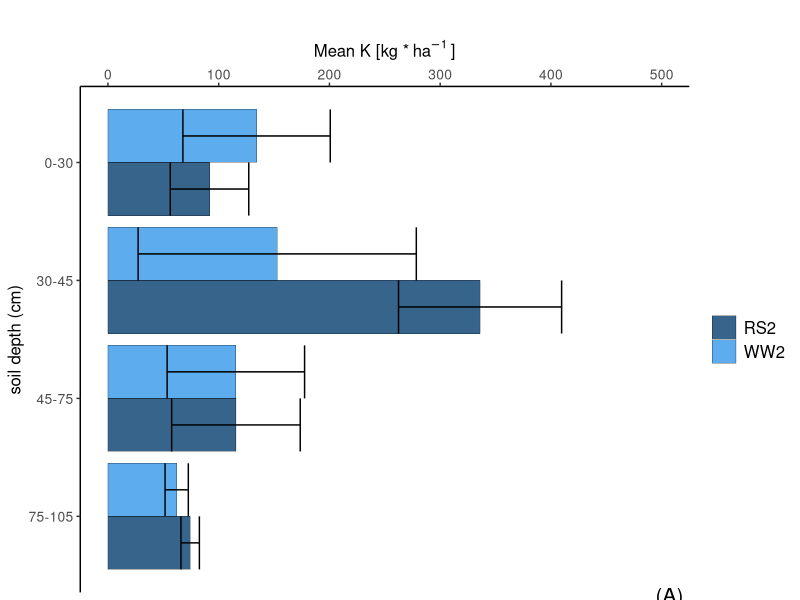
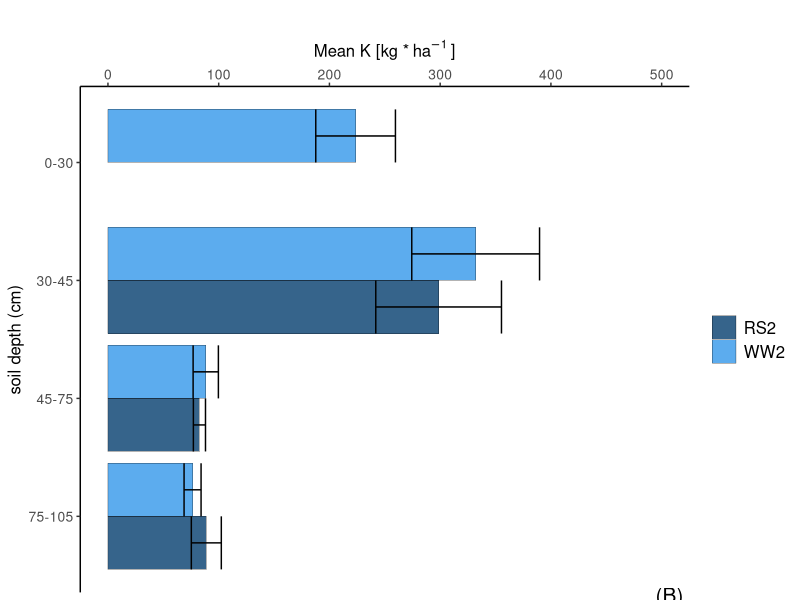
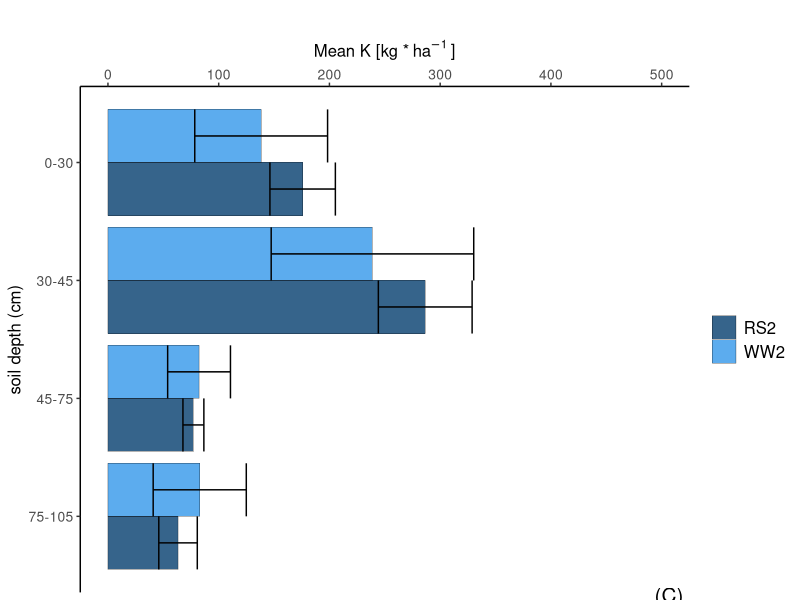
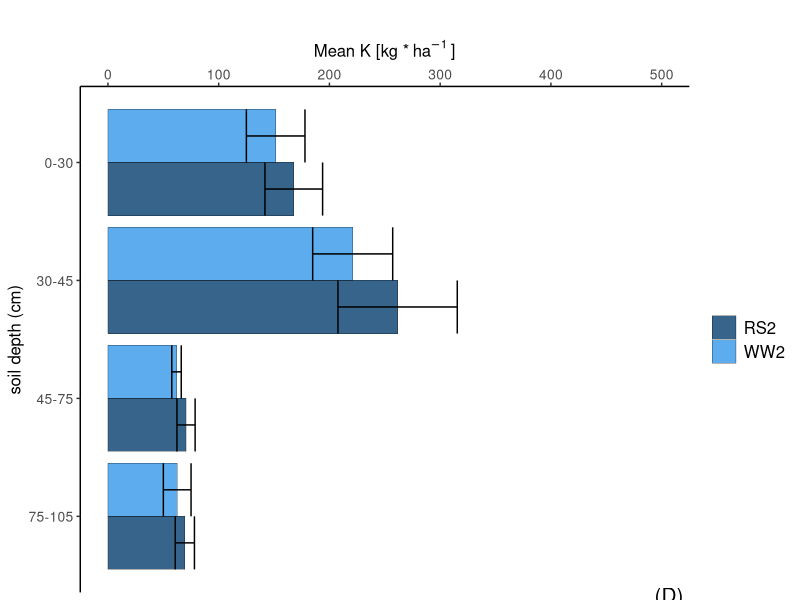
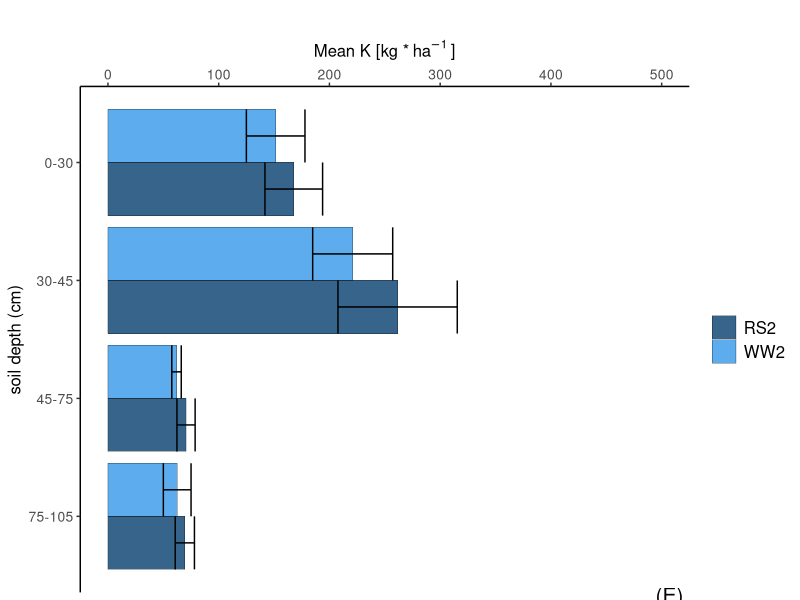
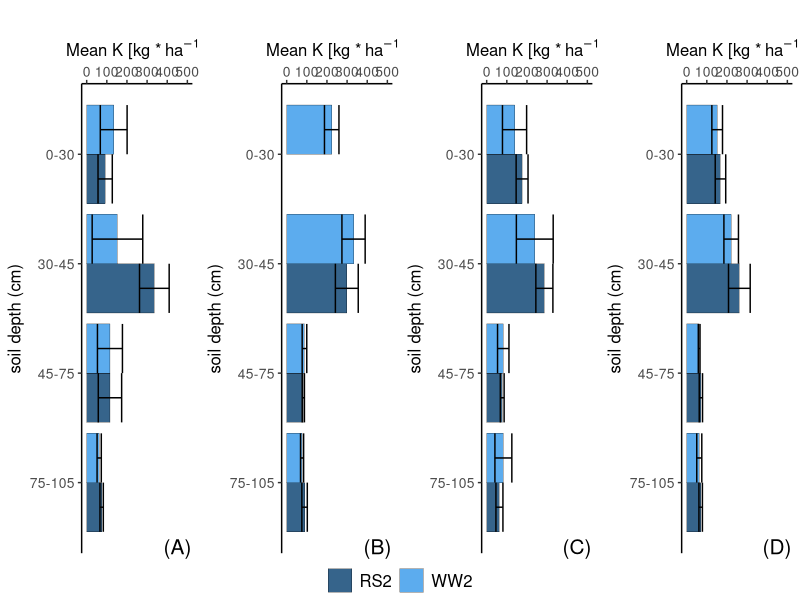
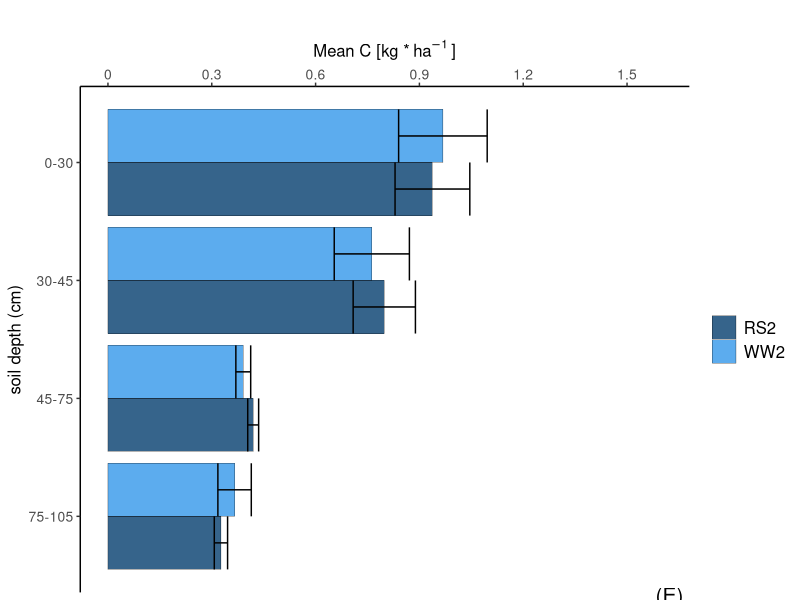
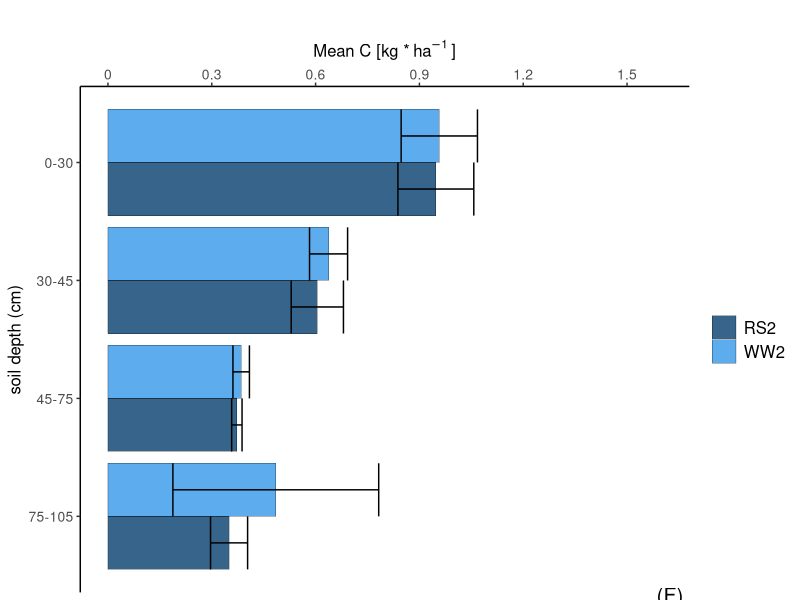

These figures' R source, in order:
library(tidyverse)
library(readxl)
library(gridExtra)
library(ggpubr)

#rohdaten soil
Rohdaten_soil <- read.csv2("soil data C.csv")

#Thema
Thema_soil <- theme(panel.background = element_rect(fill = "white"),
                    axis.line = element_line())

#K
#Durchschnitt und Standardabweichung pro Parzelle und Tiefe und Sampling date
Durchschnitt_pro_Parzelle <- Rohdaten_soil %>%
  group_by(date, fieldrep, treatment, depth_class) %>%
  summarise(mean_Parameter = mean(K_mgkg, na.rm=TRUE), SD_Parameter = sd(K_mgkg, na.rm=TRUE))

Durchschnitt_pro_Parzelle$fieldrep<-as.character(Durchschnitt_pro_Parzelle$fieldrep)
Durchschnitt_pro_Parzelle$treatment<-as.character(Durchschnitt_pro_Parzelle$treatment)

#Durchschnitt und Standardabweichung Variante je Sampling date und Tiefe
Durchschnitt_Variante <- Durchschnitt_pro_Parzelle %>%
  group_by(date, treatment, depth_class) %>% 
  summarize(Anzahl_Parzellen=length(mean_Parameter),mean_Parameter_treat=mean(mean_Parameter, na.rm=TRUE), SD_Parameter_treat=sd(mean_Parameter, na.rm=TRUE))

Durchschnitt_Variante$treatment<-as.character(Durchschnitt_Variante$treatment)

Farben_Varianten <- c("5"="steelblue4", "6"="steelblue2")

Durchschnitt_Variante_date <-
  Durchschnitt_Variante[Durchschnitt_Variante$date == 1,]

a <- ggplot(Durchschnitt_Variante_date [(  Durchschnitt_Variante_date$treatment == "5"|
                                      Durchschnitt_Variante_date$treatment == "6"),], 
       aes(x=depth_class,y=mean_Parameter_treat, fill=treatment))+
  geom_bar (stat="identity",position="dodge", color="black", size=0.1)+
  ylab(bquote("Mean K [kg *" ~ha^-1 ~"]"))+
  xlab("soil depth (cm)")+
  Thema_soil+
  scale_y_continuous(position = "right", breaks = c(0, 100, 200, 300, 400, 500),
                     labels = c("0", "100", "200", "300", "400", "500"),
                     limits=c(0,500))+
  geom_errorbar(aes(ymin=mean_Parameter_treat-SD_Parameter_treat,
                    ymax=mean_Parameter_treat+SD_Parameter_treat),position=position_dodge(width=0.9))+  
  scale_x_reverse(breaks=c(1,2,3,4), labels=c("0-30", "30-45", "45-75", "75-105"))+
  coord_flip()+
  ggtitle("(A)") +
  scale_color_manual(values = Farben_Varianten, aesthetics = "fill", labels=c("RS2", "WW2"))+
  theme(axis.text.x = element_text(size = 10),
        axis.ticks.x=element_line(size=0.5),
        legend.title=element_blank(),
        legend.position="right",
        legend.text = element_text(size = 12),
        legend.spacing.x = unit(0.2, 'cm'),
        axis.title.x = element_text(size = 12),
        axis.title.y = element_text(size = 12),
        axis.text.y = element_text(size = 10),
        plot.title = element_text(size = 15, vjust = -115, hjust = 0.99))
a

Durchschnitt_Variante_date <-
  Durchschnitt_Variante[Durchschnitt_Variante$date == 2,]

b <- ggplot(Durchschnitt_Variante_date [(  Durchschnitt_Variante_date$treatment == "5"|
                                             Durchschnitt_Variante_date$treatment == "6"),], 
            aes(x=depth_class,y=mean_Parameter_treat, fill=treatment))+
  geom_bar (stat="identity",position="dodge", color="black", size=0.1)+
  ylab(bquote("Mean K [kg *" ~ha^-1 ~"]"))+
  xlab("soil depth (cm)")+
  Thema_soil+
  scale_y_continuous(position = "right", breaks = c(0, 100, 200, 300, 400, 500),
                     labels = c("0", "100", "200", "300", "400", "500"),
                     limits=c(0,500))+
  geom_errorbar(aes(ymin=mean_Parameter_treat-SD_Parameter_treat,
                    ymax=mean_Parameter_treat+SD_Parameter_treat),position=position_dodge(width=0.9))+  
  scale_x_reverse(breaks=c(1,2,3,4), labels=c("0-30", "30-45", "45-75", "75-105"))+
  coord_flip()+
  ggtitle("(B)") +
  scale_color_manual(values = Farben_Varianten, aesthetics = "fill", labels=c("RS2", "WW2"))+
  theme(axis.text.x = element_text(size = 10),
        axis.ticks.x=element_line(size=0.5),
        legend.title=element_blank(),
        legend.position="right",
        legend.text = element_text(size = 12),
        legend.spacing.x = unit(0.2, 'cm'),
        axis.title.x = element_text(size = 12),
        axis.title.y = element_text(size = 12),
        axis.text.y = element_text(size = 10),
        plot.title = element_text(size = 15, vjust = -115, hjust = 0.99))
b

Durchschnitt_Variante_date <-
  Durchschnitt_Variante[Durchschnitt_Variante$date == 3,]

c <- ggplot(Durchschnitt_Variante_date [(  Durchschnitt_Variante_date$treatment == "5"|
                                             Durchschnitt_Variante_date$treatment == "6"),], 
            aes(x=depth_class,y=mean_Parameter_treat, fill=treatment))+
  geom_bar (stat="identity",position="dodge", color="black", size=0.1)+
  ylab(bquote("Mean K [kg *" ~ha^-1 ~"]"))+
  xlab("soil depth (cm)")+
  Thema_soil+
  scale_y_continuous(position = "right", breaks = c(0, 100, 200, 300, 400, 500),
                     labels = c("0", "100", "200", "300", "400", "500"),
                     limits=c(0,500))+
  geom_errorbar(aes(ymin=mean_Parameter_treat-SD_Parameter_treat,
                    ymax=mean_Parameter_treat+SD_Parameter_treat),position=position_dodge(width=0.9))+  
  scale_x_reverse(breaks=c(1,2,3,4), labels=c("0-30", "30-45", "45-75", "75-105"))+
  coord_flip()+
  ggtitle("(C)") +
  scale_color_manual(values = Farben_Varianten, aesthetics = "fill", labels=c("RS2", "WW2"))+
  theme(axis.text.x = element_text(size = 10),
        axis.ticks.x=element_line(size=0.5),
        legend.title=element_blank(),
        legend.position="right",
        legend.text = element_text(size = 12),
        legend.spacing.x = unit(0.2, 'cm'),
        axis.title.x = element_text(size = 12),
        axis.title.y = element_text(size = 12),
        axis.text.y = element_text(size = 10),
        plot.title = element_text(size = 15, vjust = -115, hjust = 0.99))
c

Durchschnitt_Variante_date <-
  Durchschnitt_Variante[Durchschnitt_Variante$date == 4,]

d <- ggplot(Durchschnitt_Variante_date [(  Durchschnitt_Variante_date$treatment == "5"|
                                             Durchschnitt_Variante_date$treatment == "6"),], 
            aes(x=depth_class,y=mean_Parameter_treat, fill=treatment))+
  geom_bar (stat="identity",position="dodge", color="black", size=0.1)+
  ylab(bquote("Mean K [kg *" ~ha^-1 ~"]"))+
  xlab("soil depth (cm)")+
  Thema_soil+
  scale_y_continuous(position = "right", breaks = c(0, 100, 200, 300, 400, 500),
                     labels = c("0", "100", "200", "300", "400", "500"),
                     limits=c(0,500))+
  geom_errorbar(aes(ymin=mean_Parameter_treat-SD_Parameter_treat,
                    ymax=mean_Parameter_treat+SD_Parameter_treat),position=position_dodge(width=0.9))+  
  scale_x_reverse(breaks=c(1,2,3,4), labels=c("0-30", "30-45", "45-75", "75-105"))+
  coord_flip()+
  ggtitle("(D)") +
  scale_color_manual(values = Farben_Varianten, aesthetics = "fill", labels=c("RS2", "WW2"))+
  theme(axis.text.x = element_text(size = 10),
        axis.ticks.x=element_line(size=0.5),
        legend.title=element_blank(),
        legend.position="right",
        legend.text = element_text(size = 12),
        legend.spacing.x = unit(0.2, 'cm'),
        axis.title.x = element_text(size = 12),
        axis.title.y = element_text(size = 12),
        axis.text.y = element_text(size = 10),
        plot.title = element_text(size = 15, vjust = -115, hjust = 0.99))
d

Durchschnitt_Variante_date <-
  Durchschnitt_Variante[Durchschnitt_Variante$date == 4,]

e <- ggplot(Durchschnitt_Variante_date [(  Durchschnitt_Variante_date$treatment == "5"|
                                             Durchschnitt_Variante_date$treatment == "6"),], 
            aes(x=depth_class,y=mean_Parameter_treat, fill=treatment))+
  geom_bar (stat="identity",position="dodge", color="black", size=0.1)+
  ylab(bquote("Mean K [kg *" ~ha^-1 ~"]"))+
  xlab("soil depth (cm)")+
  Thema_soil+
  scale_y_continuous(position = "right", breaks = c(0, 100, 200, 300, 400, 500),
                     labels = c("0", "100", "200", "300", "400", "500"),
                     limits=c(0,500))+
  geom_errorbar(aes(ymin=mean_Parameter_treat-SD_Parameter_treat,
                    ymax=mean_Parameter_treat+SD_Parameter_treat),position=position_dodge(width=0.9))+  
  scale_x_reverse(breaks=c(1,2,3,4), labels=c("0-30", "30-45", "45-75", "75-105"))+
  coord_flip()+
  ggtitle("(E)") +
  scale_color_manual(values = Farben_Varianten, aesthetics = "fill", labels=c("RS2", "WW2"))+
  theme(axis.text.x = element_text(size = 10),
        axis.ticks.x=element_line(size=0.5),
        legend.title=element_blank(),
        legend.position="right",
        legend.text = element_text(size = 12),
        legend.spacing.x = unit(0.2, 'cm'),
        axis.title.x = element_text(size = 12),
        axis.title.y = element_text(size = 12),
        axis.text.y = element_text(size = 10),
        plot.title = element_text(size = 15, vjust = -115, hjust = 0.99))
e

K <- ggarrange(a, b, c, d, ncol = 4, nrow = 1, common.legend = TRUE, legend = "bottom")
K

#C
#Durchschnitt und Standardabweichung pro Parzelle und Tiefe und Sampling date
Durchschnitt_pro_Parzelle <- Rohdaten_soil %>%
  group_by(date, fieldrep, treatment, depth_class) %>%
  summarise(mean_Parameter = mean(C_proz, na.rm=TRUE), SD_Parameter = sd(C_proz, na.rm=TRUE))

Durchschnitt_pro_Parzelle$fieldrep<-as.character(Durchschnitt_pro_Parzelle$fieldrep)
Durchschnitt_pro_Parzelle$treatment<-as.character(Durchschnitt_pro_Parzelle$treatment)

#Durchschnitt und Standardabweichung Variante je Sampling date und Tiefe
Durchschnitt_Variante <- Durchschnitt_pro_Parzelle %>%
  group_by(date, treatment, depth_class) %>% 
  summarize(Anzahl_Parzellen=length(mean_Parameter),mean_Parameter_treat=mean(mean_Parameter, na.rm=TRUE), SD_Parameter_treat=sd(mean_Parameter, na.rm=TRUE))

Durchschnitt_Variante$treatment<-as.character(Durchschnitt_Variante$treatment)

Farben_Varianten <- c("5"="steelblue4", "6"="steelblue2")

Durchschnitt_Variante_date <-
  Durchschnitt_Variante[Durchschnitt_Variante$date == 1,]

e <- ggplot(Durchschnitt_Variante_date [(  Durchschnitt_Variante_date$treatment == "5"|
                                             Durchschnitt_Variante_date$treatment == "6"),], 
            aes(x=depth_class,y=mean_Parameter_treat, fill=treatment))+
  geom_bar (stat="identity",position="dodge", color="black", size=0.1)+
  ylab(bquote("Mean C [kg *" ~ha^-1 ~"]"))+
  xlab("soil depth (cm)")+
  Thema_soil+
  scale_y_continuous(position = "right", breaks = c(0, 0.3, 0.6, 0.9, 1.2, 1.5),
                     labels = c("0", "0.3", "0.6", "0.9", "1.2", "1.5"),
                     limits=c(0,1.6))+
  geom_errorbar(aes(ymin=mean_Parameter_treat-SD_Parameter_treat,
                    ymax=mean_Parameter_treat+SD_Parameter_treat),position=position_dodge(width=0.9))+  
  scale_x_reverse(breaks=c(1,2,3,4), labels=c("0-30", "30-45", "45-75", "75-105"))+
  coord_flip()+
  ggtitle("(E)") +
  scale_color_manual(values = Farben_Varianten, aesthetics = "fill", labels=c("RS2", "WW2"))+
  theme(axis.text.x = element_text(size = 10),
        axis.ticks.x=element_line(size=0.5),
        legend.title=element_blank(),
        legend.position="right",
        legend.text = element_text(size = 12),
        legend.spacing.x = unit(0.2, 'cm'),
        axis.title.x = element_text(size = 12),
        axis.title.y = element_text(size = 12),
        axis.text.y = element_text(size = 10),
        plot.title = element_text(size = 15, vjust = -115, hjust = 0.99))
e

Durchschnitt_Variante_date <-
  Durchschnitt_Variante[Durchschnitt_Variante$date == 2,]

f <- ggplot(Durchschnitt_Variante_date [(  Durchschnitt_Variante_date$treatment == "5"|
                                             Durchschnitt_Variante_date$treatment == "6"),], 
            aes(x=depth_class,y=mean_Parameter_treat, fill=treatment))+
  geom_bar (stat="identity",position="dodge", color="black", size=0.1)+
  ylab(bquote("Mean C [kg *" ~ha^-1 ~"]"))+
  xlab("soil depth (cm)")+
  Thema_soil+
  scale_y_continuous(position = "right", breaks = c(0, 0.3, 0.6, 0.9, 1.2, 1.5),
                     labels = c("0", "0.3", "0.6", "0.9", "1.2", "1.5"),
                     limits=c(0,1.6))+
  geom_errorbar(aes(ymin=mean_Parameter_treat-SD_Parameter_treat,
                    ymax=mean_Parameter_treat+SD_Parameter_treat),position=position_dodge(width=0.9))+  
  scale_x_reverse(breaks=c(1,2,3,4), labels=c("0-30", "30-45", "45-75", "75-105"))+
  coord_flip()+
  ggtitle("(F)") +
  scale_color_manual(values = Farben_Varianten, aesthetics = "fill", labels=c("RS2", "WW2"))+
  theme(axis.text.x = element_text(size = 10),
        axis.ticks.x=element_line(size=0.5),
        legend.title=element_blank(),
        legend.position="right",
        legend.text = element_text(size = 12),
        legend.spacing.x = unit(0.2, 'cm'),
        axis.title.x = element_text(size = 12),
        axis.title.y = element_text(size = 12),
        axis.text.y = element_text(size = 10),
        plot.title = element_text(size = 15, vjust = -115, hjust = 0.99))
f

Durchschnitt_Variante_date <-
  Durchschnitt_Variante[Durchschnitt_Variante$date == 3,]

g <- ggplot(Durchschnitt_Variante_date [(  Durchschnitt_Variante_date$treatment == "5"|
                                             Durchschnitt_Variante_date$treatment == "6"),], 
            aes(x=depth_class,y=mean_Parameter_treat, fill=treatment))+
  geom_bar (stat="identity",position="dodge", color="black", size=0.1)+
  ylab(bquote("Mean C [kg *" ~ha^-1 ~"]"))+
  xlab("soil depth (cm)")+
  Thema_soil+
  scale_y_continuous(position = "right", breaks = c(0, 0.3, 0.6, 0.9, 1.2, 1.5),
                     labels = c("0", "0.3", "0.6", "0.9", "1.2", "1.5"),
                     limits=c(0,1.6))+
  geom_errorbar(aes(ymin=mean_Parameter_treat-SD_Parameter_treat,
                    ymax=mean_Parameter_treat+SD_Parameter_treat),position=position_dodge(width=0.9))+  
  scale_x_reverse(breaks=c(1,2,3,4), labels=c("0-30", "30-45", "45-75", "75-105"))+
  coord_flip()+
  ggtitle("(G)") +
  scale_color_manual(values = Farben_Varianten, aesthetics = "fill", labels=c("RS2", "WW2"))+
  theme(axis.text.x = element_text(size = 10),
        axis.ticks.x=element_line(size=0.5),
        legend.title=element_blank(),
        legend.position="right",
        legend.text = element_text(size = 12),
        legend.spacing.x = unit(0.2, 'cm'),
        axis.title.x = element_text(size = 12),
        axis.title.y = element_text(size = 12),
        axis.text.y = element_text(size = 10),
        plot.title = element_text(size = 15, vjust = -115, hjust = 0.99))
g

Durchschnitt_Variante_date <-
  Durchschnitt_Variante[Durchschnitt_Variante$date == 4,]

h <- ggplot(Durchschnitt_Variante_date [(  Durchschnitt_Variante_date$treatment == "5"|
                                             Durchschnitt_Variante_date$treatment == "6"),], 
            aes(x=depth_class,y=mean_Parameter_treat, fill=treatment))+
  geom_bar (stat="identity",position="dodge", color="black", size=0.1)+
  ylab(bquote("Mean C [kg *" ~ha^-1 ~"]"))+
  xlab("soil depth (cm)")+
  Thema_soil+
  scale_y_continuous(position = "right", breaks = c(0, 0.3, 0.6, 0.9, 1.2, 1.5),
                     labels = c("0", "0.3", "0.6", "0.9", "1.2", "1.5"),
                     limits=c(0,1.6))+
  geom_errorbar(aes(ymin=mean_Parameter_treat-SD_Parameter_treat,
                    ymax=mean_Parameter_treat+SD_Parameter_treat),position=position_dodge(width=0.9))+  
  scale_x_reverse(breaks=c(1,2,3,4), labels=c("0-30", "30-45", "45-75", "75-105"))+
  coord_flip()+
  ggtitle("(H)") +
  scale_color_manual(values = Farben_Varianten, aesthetics = "fill", labels=c("RS2", "WW2"))+
  theme(axis.text.x = element_text(size = 10),
        axis.ticks.x=element_line(size=0.5),
        legend.title=element_blank(),
        legend.position="right",
        legend.text = element_text(size = 12),
        legend.spacing.x = unit(0.2, 'cm'),
        axis.title.x = element_text(size = 12),
        axis.title.y = element_text(size = 12),
        axis.text.y = element_text(size = 10),
        plot.title = element_text(size = 15, vjust = -115, hjust = 0.99))
h

C <- ggarrange(e, f, g, h, ncol = 4, nrow = 1, common.legend = TRUE, legend = "bottom")
C

#N
#Durchschnitt und Standardabweichung pro Parzelle und Tiefe und Sampling date
Durchschnitt_pro_Parzelle <- Rohdaten_soil %>%
  group_by(date, fieldrep, treatment, depth_class) %>%
  summarise(mean_Parameter = mean(N_proz, na.rm=TRUE), SD_Parameter = sd(N_proz, na.rm=TRUE))

Durchschnitt_pro_Parzelle$fieldrep<-as.character(Durchschnitt_pro_Parzelle$fieldrep)
Durchschnitt_pro_Parzelle$treatment<-as.character(Durchschnitt_pro_Parzelle$treatment)

#Durchschnitt und Standardabweichung Variante je Sampling date und Tiefe
Durchschnitt_Variante <- Durchschnitt_pro_Parzelle %>%
  group_by(date, treatment, depth_class) %>% 
  summarize(Anzahl_Parzellen=length(mean_Parameter),mean_Parameter_treat=mean(mean_Parameter, na.rm=TRUE), SD_Parameter_treat=sd(mean_Parameter, na.rm=TRUE))

Durchschnitt_Variante$treatment<-as.character(Durchschnitt_Variante$treatment)

Farben_Varianten <- c("5"="steelblue4", "6"="steelblue2")

Durchschnitt_Variante_date <-
  Durchschnitt_Variante[Durchschnitt_Variante$date == 1,]

i <- ggplot(Durchschnitt_Variante_date [(  Durchschnitt_Variante_date$treatment == "5"|
                                             Durchschnitt_Variante_date$treatment == "6"),], 
            aes(x=depth_class,y=mean_Parameter_treat, fill=treatment))+
  geom_bar (stat="identity",position="dodge", color="black", size=0.1)+
  ylab(bquote("Mean N [kg *" ~ha^-1 ~"]"))+
  xlab("soil depth (cm)")+
  Thema_soil+
  scale_y_continuous(position = "right", breaks = c(0, 0.03, 0.06, 0.09, 0.12, 0.15),
                     labels = c("0", "0.03", "0.06", "0.09", "0.12", "0.15"),
                     limits=c(0,0.15))+
  geom_errorbar(aes(ymin=mean_Parameter_treat-SD_Parameter_treat,
                    ymax=mean_Parameter_treat+SD_Parameter_treat),position=position_dodge(width=0.9))+  
  scale_x_reverse(breaks=c(1,2,3,4), labels=c("0-30", "30-45", "45-75", "75-105"))+
  coord_flip()+
  ggtitle("(I)") +
  scale_color_manual(values = Farben_Varianten, aesthetics = "fill", labels=c("RS2", "WW2"))+
  theme(axis.text.x = element_text(size = 10),
        axis.ticks.x=element_line(size=0.5),
        legend.title=element_blank(),
        legend.position="right",
        legend.text = element_text(size = 12),
        legend.spacing.x = unit(0.2, 'cm'),
        axis.title.x = element_text(size = 12),
        axis.title.y = element_text(size = 12),
        axis.text.y = element_text(size = 10),
        plot.title = element_text(size = 15, vjust = -115, hjust = 0.99))
i

Durchschnitt_Variante_date <-
  Durchschnitt_Variante[Durchschnitt_Variante$date == 2,]

j <- ggplot(Durchschnitt_Variante_date [(  Durchschnitt_Variante_date$treatment == "5"|
                                             Durchschnitt_Variante_date$treatment == "6"),], 
            aes(x=depth_class,y=mean_Parameter_treat, fill=treatment))+
  geom_bar (stat="identity",position="dodge", color="black", size=0.1)+
  ylab(bquote("Mean N [kg *" ~ha^-1 ~"]"))+
  xlab("soil depth (cm)")+
  Thema_soil+
  scale_y_continuous(position = "right", breaks = c(0, 0.03, 0.06, 0.09, 0.12, 0.15),
                     labels = c("0", "0.03", "0.06", "0.09", "0.12", "0.15"),
                     limits=c(0,0.15))+
  geom_errorbar(aes(ymin=mean_Parameter_treat-SD_Parameter_treat,
                    ymax=mean_Parameter_treat+SD_Parameter_treat),position=position_dodge(width=0.9))+  
  scale_x_reverse(breaks=c(1,2,3,4), labels=c("0-30", "30-45", "45-75", "75-105"))+
  coord_flip()+
  ggtitle("(J)") +
  scale_color_manual(values = Farben_Varianten, aesthetics = "fill", labels=c("RS2", "WW2"))+
  theme(axis.text.x = element_text(size = 10),
        axis.ticks.x=element_line(size=0.5),
        legend.title=element_blank(),
        legend.position="right",
        legend.text = element_text(size = 12),
        legend.spacing.x = unit(0.2, 'cm'),
        axis.title.x = element_text(size = 12),
        axis.title.y = element_text(size = 12),
        axis.text.y = element_text(size = 10),
        plot.title = element_text(size = 15, vjust = -115, hjust = 0.99))
j

Durchschnitt_Variante_date <-
  Durchschnitt_Variante[Durchschnitt_Variante$date == 3,]

k <- ggplot(Durchschnitt_Variante_date [(  Durchschnitt_Variante_date$treatment == "5"|
                                             Durchschnitt_Variante_date$treatment == "6"),], 
            aes(x=depth_class,y=mean_Parameter_treat, fill=treatment))+
  geom_bar (stat="identity",position="dodge", color="black", size=0.1)+
  ylab(bquote("Mean N [kg *" ~ha^-1 ~"]"))+
  xlab("soil depth (cm)")+
  Thema_soil+
  scale_y_continuous(position = "right", breaks = c(0, 0.03, 0.06, 0.09, 0.12, 0.15),
                     labels = c("0", "0.03", "0.06", "0.09", "0.12", "0.15"),
                     limits=c(0,0.15))+
  geom_errorbar(aes(ymin=mean_Parameter_treat-SD_Parameter_treat,
                    ymax=mean_Parameter_treat+SD_Parameter_treat),position=position_dodge(width=0.9))+  
  scale_x_reverse(breaks=c(1,2,3,4), labels=c("0-30", "30-45", "45-75", "75-105"))+
  coord_flip()+
  ggtitle("(K)") +
  scale_color_manual(values = Farben_Varianten, aesthetics = "fill", labels=c("RS2", "WW2"))+
  theme(axis.text.x = element_text(size = 10),
        axis.ticks.x=element_line(size=0.5),
        legend.title=element_blank(),
        legend.position="right",
        legend.text = element_text(size = 12),
        legend.spacing.x = unit(0.2, 'cm'),
        axis.title.x = element_text(size = 12),
        axis.title.y = element_text(size = 12),
        axis.text.y = element_text(size = 10),
        plot.title = element_text(size = 15, vjust = -115, hjust = 0.99))
k

Durchschnitt_Variante_date <-
  Durchschnitt_Variante[Durchschnitt_Variante$date == 4,]

l <- ggplot(Durchschnitt_Variante_date [(  Durchschnitt_Variante_date$treatment == "5"|
                                             Durchschnitt_Variante_date$treatment == "6"),], 
            aes(x=depth_class,y=mean_Parameter_treat, fill=treatment))+
  geom_bar (stat="identity",position="dodge", color="black", size=0.1)+
  ylab(bquote("Mean N [kg *" ~ha^-1 ~"]"))+
  xlab("soil depth (cm)")+
  Thema_soil+
  scale_y_continuous(position = "right", breaks = c(0, 0.03, 0.06, 0.09, 0.12, 0.15),
                     labels = c("0", "0.03", "0.06", "0.09", "0.12", "0.15"),
                     limits=c(0,0.15))+
  geom_errorbar(aes(ymin=mean_Parameter_treat-SD_Parameter_treat,
                    ymax=mean_Parameter_treat+SD_Parameter_treat),position=position_dodge(width=0.9))+  
  scale_x_reverse(breaks=c(1,2,3,4), labels=c("0-30", "30-45", "45-75", "75-105"))+
  coord_flip()+
  ggtitle("(L)") +
  scale_color_manual(values = Farben_Varianten, aesthetics = "fill", labels=c("RS2", "WW2"))+
  theme(axis.text.x = element_text(size = 10),
        axis.ticks.x=element_line(size=0.5),
        legend.title=element_blank(),
        legend.position="right",
        legend.text = element_text(size = 12),
        legend.spacing.x = unit(0.2, 'cm'),
        axis.title.x = element_text(size = 12),
        axis.title.y = element_text(size = 12),
        axis.text.y = element_text(size = 10),
        plot.title = element_text(size = 15, vjust = -115, hjust = 0.99))
l

N <- ggarrange(i, j, k, l, ncol = 4, nrow = 1, common.legend = TRUE, legend = "bottom")
N


#P
#Durchschnitt und Standardabweichung pro Parzelle und Tiefe und Sampling date
Durchschnitt_pro_Parzelle <- Rohdaten_soil %>%
  group_by(date, fieldrep, treatment, depth_class) %>%
  summarise(mean_Parameter = mean(P_mgkg, na.rm=TRUE), SD_Parameter = sd(P_mgkg, na.rm=TRUE))

Durchschnitt_pro_Parzelle$fieldrep<-as.character(Durchschnitt_pro_Parzelle$fieldrep)
Durchschnitt_pro_Parzelle$treatment<-as.character(Durchschnitt_pro_Parzelle$treatment)

#Durchschnitt und Standardabweichung Variante je Sampling date und Tiefe
Durchschnitt_Variante <- Durchschnitt_pro_Parzelle %>%
  group_by(date, treatment, depth_class) %>% 
  summarize(Anzahl_Parzellen=length(mean_Parameter),mean_Parameter_treat=mean(mean_Parameter, na.rm=TRUE), SD_Parameter_treat=sd(mean_Parameter, na.rm=TRUE))

Durchschnitt_Variante$treatment<-as.character(Durchschnitt_Variante$treatment)

Farben_Varianten <- c("5"="steelblue4", "6"="steelblue2")

Durchschnitt_Variante_date <-
  Durchschnitt_Variante[Durchschnitt_Variante$date == 1,]

m <- ggplot(Durchschnitt_Variante_date [(  Durchschnitt_Variante_date$treatment == "5"|
                                             Durchschnitt_Variante_date$treatment == "6"),], 
            aes(x=depth_class,y=mean_Parameter_treat, fill=treatment))+
  geom_bar (stat="identity",position="dodge", color="black", size=0.1)+
  ylab(bquote("Mean P [kg *" ~ha^-1 ~"]"))+
  xlab("soil depth (cm)")+
  Thema_soil+
  scale_y_continuous(position = "right", breaks = c(0, 30, 60, 90, 120, 150),
                     labels = c("0", "30", "60", "90", "120", "150"),
                     limits=c(0,160))+
  geom_errorbar(aes(ymin=mean_Parameter_treat-SD_Parameter_treat,
                    ymax=mean_Parameter_treat+SD_Parameter_treat),position=position_dodge(width=0.9))+  
  scale_x_reverse(breaks=c(1,2,3,4), labels=c("0-30", "30-45", "45-75", "75-105"))+
  coord_flip()+
  ggtitle("(M)") +
  scale_color_manual(values = Farben_Varianten, aesthetics = "fill", labels=c("RS2", "WW2"))+
  theme(axis.text.x = element_text(size = 10),
        axis.ticks.x=element_line(size=0.5),
        legend.title=element_blank(),
        legend.position="right",
        legend.text = element_text(size = 12),
        legend.spacing.x = unit(0.2, 'cm'),
        axis.title.x = element_text(size = 12),
        axis.title.y = element_text(size = 12),
        axis.text.y = element_text(size = 10),
        plot.title = element_text(size = 15, vjust = -115, hjust = 0.99))
m

Durchschnitt_Variante_date <-
  Durchschnitt_Variante[Durchschnitt_Variante$date == 2,]

n <- ggplot(Durchschnitt_Variante_date [(  Durchschnitt_Variante_date$treatment == "5"|
                                             Durchschnitt_Variante_date$treatment == "6"),], 
            aes(x=depth_class,y=mean_Parameter_treat, fill=treatment))+
  geom_bar (stat="identity",position="dodge", color="black", size=0.1)+
  ylab(bquote("Mean P [kg *" ~ha^-1 ~"]"))+
  xlab("soil depth (cm)")+
  Thema_soil+
  scale_y_continuous(position = "right", breaks = c(0, 30, 60, 90, 120, 150),
                     labels = c("0", "30", "60", "90", "120", "150"),
                     limits=c(0,160))+
  geom_errorbar(aes(ymin=mean_Parameter_treat-SD_Parameter_treat,
                    ymax=mean_Parameter_treat+SD_Parameter_treat),position=position_dodge(width=0.9))+  
  scale_x_reverse(breaks=c(1,2,3,4), labels=c("0-30", "30-45", "45-75", "75-105"))+
  coord_flip()+
  ggtitle("(N)") +
  scale_color_manual(values = Farben_Varianten, aesthetics = "fill", labels=c("RS2", "WW2"))+
  theme(axis.text.x = element_text(size = 10),
        axis.ticks.x=element_line(size=0.5),
        legend.title=element_blank(),
        legend.position="right",
        legend.text = element_text(size = 12),
        legend.spacing.x = unit(0.2, 'cm'),
        axis.title.x = element_text(size = 12),
        axis.title.y = element_text(size = 12),
        axis.text.y = element_text(size = 10),
        plot.title = element_text(size = 15, vjust = -115, hjust = 0.99))
n

Durchschnitt_Variante_date <-
  Durchschnitt_Variante[Durchschnitt_Variante$date == 3,]

o <- ggplot(Durchschnitt_Variante_date [(  Durchschnitt_Variante_date$treatment == "5"|
                                             Durchschnitt_Variante_date$treatment == "6"),], 
            aes(x=depth_class,y=mean_Parameter_treat, fill=treatment))+
  geom_bar (stat="identity",position="dodge", color="black", size=0.1)+
  ylab(bquote("Mean P [kg *" ~ha^-1 ~"]"))+
  xlab("soil depth (cm)")+
  Thema_soil+
  scale_y_continuous(position = "right", breaks = c(0, 30, 60, 90, 120, 150),
                     labels = c("0", "30", "60", "90", "120", "150"),
                     limits=c(0,160))+
  geom_errorbar(aes(ymin=mean_Parameter_treat-SD_Parameter_treat,
                    ymax=mean_Parameter_treat+SD_Parameter_treat),position=position_dodge(width=0.9))+  
  scale_x_reverse(breaks=c(1,2,3,4), labels=c("0-30", "30-45", "45-75", "75-105"))+
  coord_flip()+
  ggtitle("(O)") +
  scale_color_manual(values = Farben_Varianten, aesthetics = "fill", labels=c("RS2", "WW2"))+
  theme(axis.text.x = element_text(size = 10),
        axis.ticks.x=element_line(size=0.5),
        legend.title=element_blank(),
        legend.position="right",
        legend.text = element_text(size = 12),
        legend.spacing.x = unit(0.2, 'cm'),
        axis.title.x = element_text(size = 12),
        axis.title.y = element_text(size = 12),
        axis.text.y = element_text(size = 10),
        plot.title = element_text(size = 15, vjust = -115, hjust = 0.99))
o

Durchschnitt_Variante_date <-
  Durchschnitt_Variante[Durchschnitt_Variante$date == 4,]

p <- ggplot(Durchschnitt_Variante_date [(  Durchschnitt_Variante_date$treatment == "5"|
                                             Durchschnitt_Variante_date$treatment == "6"),], 
            aes(x=depth_class,y=mean_Parameter_treat, fill=treatment))+
  geom_bar (stat="identity",position="dodge", color="black", size=0.1)+
  ylab(bquote("Mean P [kg *" ~ha^-1 ~"]"))+
  xlab("soil depth (cm)")+
  Thema_soil+
  scale_y_continuous(position = "right", breaks = c(0, 30, 60, 90, 120, 150),
                     labels = c("0", "30", "60", "90", "120", "150"),
                     limits=c(0,160))+
  geom_errorbar(aes(ymin=mean_Parameter_treat-SD_Parameter_treat,
                    ymax=mean_Parameter_treat+SD_Parameter_treat),position=position_dodge(width=0.9))+  
  scale_x_reverse(breaks=c(1,2,3,4), labels=c("0-30", "30-45", "45-75", "75-105"))+
  coord_flip()+
  ggtitle("(P)") +
  scale_color_manual(values = Farben_Varianten, aesthetics = "fill", labels=c("RS2", "WW2"))+
  theme(axis.text.x = element_text(size = 10),
        axis.ticks.x=element_line(size=0.5),
        legend.title=element_blank(),
        legend.position="right",
        legend.text = element_text(size = 12),
        legend.spacing.x = unit(0.2, 'cm'),
        axis.title.x = element_text(size = 12),
        axis.title.y = element_text(size = 12),
        axis.text.y = element_text(size = 10),
        plot.title = element_text(size = 15, vjust = -115, hjust = 0.99))
p

P <- ggarrange(m, n, o, p, ncol = 4, nrow = 1, common.legend = TRUE, legend = "bottom")
P

ggarrange(C, P, N, K, ncol = 1, nrow = 4, common.legend = TRUE, legend = "bottom")
